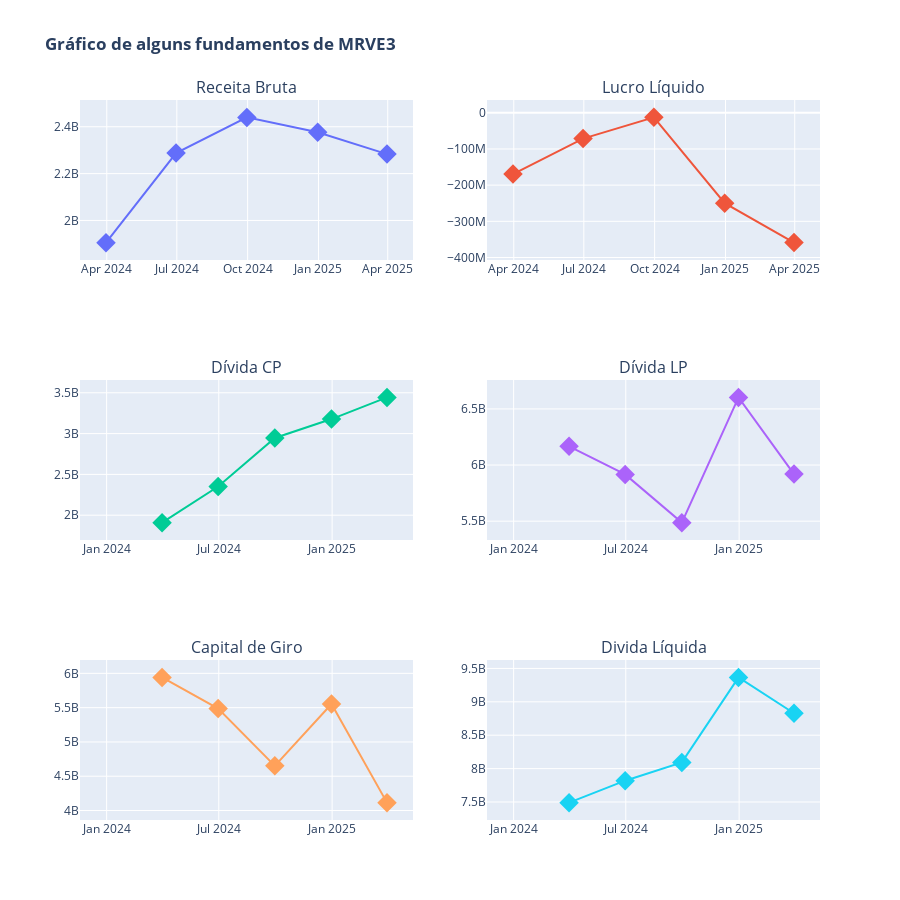

Notebook source saved alongside this figure:
### Code cell
fig = make_subplots(rows=3,
                    cols=2,
                    row_heights=[5,5,5],
                    column_widths=[3,3],
                    subplot_titles=('Receita Bruta', 'Lucro Líquido',
                                    'Dívida CP', 'Dívida LP',
                                    'Capital de Giro','Divida Líquida',
                                    ),
                    shared_xaxes=False)
try:fig.add_trace(go.Scatter(name='Receita_bruta', x=dre.columns, y=dre.loc['Operating Revenue'], mode='lines+markers',marker_size=15,marker_symbol='diamond'), row=1, col=1)
except:pass
try:fig.add_trace(go.Scatter(name='Receita_liquida', x=dre.columns, y=dre.loc['Net Income'],mode='lines+markers',marker_size=15,marker_symbol='diamond'), row=1, col=2)
except:pass

try: fig.add_trace(go.Scatter(name='Divida_CP', x=balanco.columns, y=balanco.loc['CurrentDebt'],mode='lines+markers',marker_size=15,marker_symbol='diamond'), row=2, col=1)
except:pass
try:fig.add_trace(go.Scatter(name='Divida_CP', x=balanco.columns, y=balanco.loc['LongTermDebt'],mode='lines+markers',marker_size=15,marker_symbol='diamond'), row=2, col=2)
except:pass

try:fig.add_trace(go.Scatter(name='WC', x=balanco.columns, y=balanco.loc['WorkingCapital'],mode='lines+markers',marker_size=15,marker_symbol='diamond'), row=3, col=1)
except:pass
try:fig.add_trace(go.Scatter(name='Divida_liquida', x=balanco.columns, y=balanco.loc['NetDebt'],mode='lines+markers',marker_size=15,marker_symbol='diamond'), row=3, col=2)
except:pass

fig.update_layout(title_text=f'<b>Gráfico de alguns fundamentos de {codigo}<b>',
                  showlegend=False, #esconder ou mostrar legenda
                  height=900, #altura
                  width=900) #largura


fig.show()

### Figure 1 — Plotly figure (JSON) as saved in the notebook; plotly's stock layout.template omitted (floating-point values rounded to 4 significant figures)
{"data": [{"marker": {"size": 15, "symbol": "diamond"}, "mode": "lines+markers", "name": "Receita_bruta", "type": "scatter", "x": ["2024-03-31T00:00:00.000000000", "2024-06-30T00:00:00.000000000", "2024-09-30T00:00:00.000000000", "2024-12-31T00:00:00.000000000", "2025-03-31T00:00:00.000000000"], "xaxis": "x", "y": [1905425000, 2287528000, 2439978000, 2376104000, 2283191000], "yaxis": "y"}, {"marker": {"size": 15, "symbol": "diamond"}, "mode": "lines+markers", "name": "Receita_liquida", "type": "scatter", "x": ["2024-03-31T00:00:00.000000000", "2024-06-30T00:00:00.000000000", "2024-09-30T00:00:00.000000000", "2024-12-31T00:00:00.000000000", "2025-03-31T00:00:00.000000000"], "xaxis": "x2", "y": [-169299000, -71333000, -12722000, -249848000, -358813000], "yaxis": "y2"}, {"marker": {"size": 15, "symbol": "diamond"}, "mode": "lines+markers", "name": "Divida_CP", "type": "scatter", "x": ["2023-12-31T00:00:00.000000000", "2024-03-31T00:00:00.000000000", "2024-06-30T00:00:00.000000000", "2024-09-30T00:00:00.000000000", "2024-12-31T00:00:00.000000000", "2025-03-31T00:00:00.000000000"], "xaxis": "x3", "y": [null, 1909186000, 2351783000, 2945808000, 3177766000, 3443588000], "yaxis": "y3"}, {"marker": {"size": 15, "symbol": "diamond"}, "mode": "lines+markers", "name": "Divida_CP", "type": "scatter", "x": ["2023-12-31T00:00:00.000000000", "2024-03-31T00:00:00.000000000", "2024-06-30T00:00:00.000000000", "2024-09-30T00:00:00.000000000", "2024-12-31T00:00:00.000000000", "2025-03-31T00:00:00.000000000"], "xaxis": "x4", "y": [null, 6166617000, 5916626000, 5487153000, 6602852000, 5919853000], "yaxis": "y4"}, {"marker": {"size": 15, "symbol": "diamond"}, "mode": "lines+markers", "name": "WC", "type": "scatter", "x": ["2023-12-31T00:00:00.000000000", "2024-03-31T00:00:00.000000000", "2024-06-30T00:00:00.000000000", "2024-09-30T00:00:00.000000000", "2024-12-31T00:00:00.000000000", "2025-03-31T00:00:00.000000000"], "xaxis": "x5", "y": [null, 5941365000, 5487216000, 4651119000, 5553259000, 4115122000], "yaxis": "y5"}, {"marker": {"size": 15, "symbol": "diamond"}, "mode": "lines+markers", "name": "Divida_liquida", "type": "scatter", "x": ["2023-12-31T00:00:00.000000000", "2024-03-31T00:00:00.000000000", "2024-06-30T00:00:00.000000000", "2024-09-30T00:00:00.000000000", "2024-12-31T00:00:00.000000000", "2025-03-31T00:00:00.000000000"], "xaxis": "x6", "y": [null, 7490620000, 7819249000, 8092971000, 9366055000, 8829358000], "yaxis": "y6"}], "layout": {"annotations": [{"font": {"size": 16}, "showarrow": false, "text": "Receita Bruta", "x": 0.225, "xanchor": "center", "xref": "paper", "y": 1, "yanchor": "bottom", "yref": "paper"}, {"font": {"size": 16}, "showarrow": false, "text": "Lucro Líquido", "x": 0.775, "xanchor": "center", "xref": "paper", "y": 1, "yanchor": "bottom", "yref": "paper"}, {"font": {"size": 16}, "showarrow": false, "text": "Dívida CP", "x": 0.225, "xanchor": "center", "xref": "paper", "y": 0.6111, "yanchor": "bottom", "yref": "paper"}, {"font": {"size": 16}, "showarrow": false, "text": "Dívida LP", "x": 0.775, "xanchor": "center", "xref": "paper", "y": 0.6111, "yanchor": "bottom", "yref": "paper"}, {"font": {"size": 16}, "showarrow": false, "text": "Capital de Giro", "x": 0.225, "xanchor": "center", "xref": "paper", "y": 0.2222, "yanchor": "bottom", "yref": "paper"}, {"font": {"size": 16}, "showarrow": false, "text": "Divida Líquida", "x": 0.775, "xanchor": "center", "xref": "paper", "y": 0.2222, "yanchor": "bottom", "yref": "paper"}], "height": 900, "showlegend": false, "title": {"text": "<b>Gráfico de alguns fundamentos de MRVE3<b>"}, "width": 900, "xaxis": {"anchor": "y", "domain": [0, 0.45]}, "xaxis2": {"anchor": "y2", "domain": [0.55, 1]}, "xaxis3": {"anchor": "y3", "domain": [0, 0.45]}, "xaxis4": {"anchor": "y4", "domain": [0.55, 1]}, "xaxis5": {"anchor": "y5", "domain": [0, 0.45]}, "xaxis6": {"anchor": "y6", "domain": [0.55, 1]}, "yaxis": {"anchor": "x", "domain": [0.7778, 1]}, "yaxis2": {"anchor": "x2", "domain": [0.7778, 1]}, "yaxis3": {"anchor": "x3", "domain": [0.3889, 0.6111]}, "yaxis4": {"anchor": "x4", "domain": [0.3889, 0.6111]}, "yaxis5": {"anchor": "x5", "domain": [0, 0.2222]}, "yaxis6": {"anchor": "x6", "domain": [0, 0.2222]}}}
